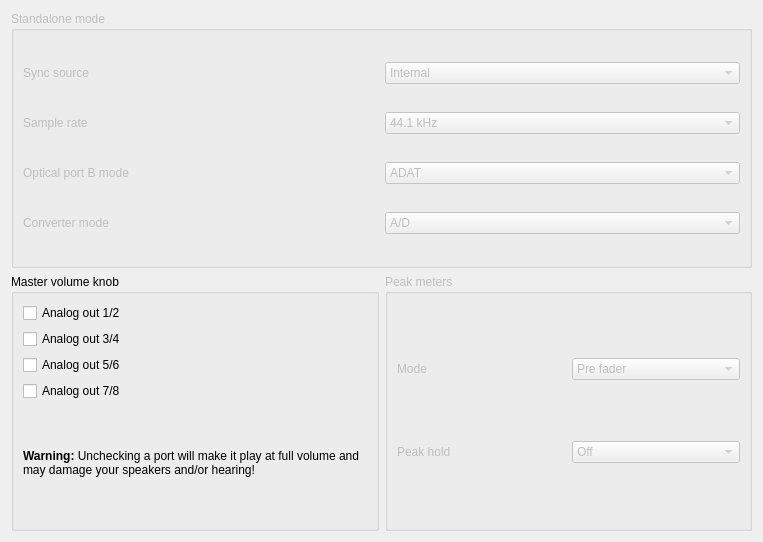
<?xml version="1.0" encoding="UTF-8"?>
<ui version="4.0">
 <class>Profire2626Settings</class>
 <widget class="QWidget" name="Profire2626Settings">
  <property name="geometry">
   <rect>
    <x>0</x>
    <y>0</y>
    <width>763</width>
    <height>542</height>
   </rect>
  </property>
  <property name="windowTitle">
   <string>Form</string>
  </property>
  <layout class="QGridLayout" name="gridLayout">
   <item row="1" column="1">
    <widget class="QGroupBox" name="PeakMeters">
     <property name="enabled">
      <bool>false</bool>
     </property>
     <property name="toolTip">
      <string>not implemented</string>
     </property>
     <property name="title">
      <string>Peak meters</string>
     </property>
     <layout class="QGridLayout" name="gridLayout_2">
      <item row="0" column="1">
       <widget class="QComboBox" name="meterMode">
        <item>
         <property name="text">
          <string>Pre fader</string>
         </property>
        </item>
        <item>
         <property name="text">
          <string>Post fader</string>
         </property>
        </item>
       </widget>
      </item>
      <item row="0" column="0">
       <widget class="QLabel" name="label">
        <property name="text">
         <string>Mode</string>
        </property>
       </widget>
      </item>
      <item row="1" column="0">
       <widget class="QLabel" name="label_2">
        <property name="text">
         <string>Peak hold</string>
        </property>
       </widget>
      </item>
      <item row="1" column="1">
       <widget class="QComboBox" name="peakHold">
        <item>
         <property name="text">
          <string>Off</string>
         </property>
        </item>
        <item>
         <property name="text">
          <string>1 second</string>
         </property>
        </item>
        <item>
         <property name="text">
          <string>3 seconds</string>
         </property>
        </item>
        <item>
         <property name="text">
          <string>Infinite</string>
         </property>
        </item>
       </widget>
      </item>
     </layout>
    </widget>
   </item>
   <item row="0" column="0" colspan="2">
    <widget class="QGroupBox" name="StandaloneMode">
     <property name="enabled">
      <bool>false</bool>
     </property>
     <property name="toolTip">
      <string>not implemented</string>
     </property>
     <property name="statusTip">
      <string/>
     </property>
     <property name="whatsThis">
      <string/>
     </property>
     <property name="title">
      <string>Standalone mode</string>
     </property>
     <layout class="QGridLayout" name="gridLayout_3">
      <item row="0" column="1">
       <widget class="QComboBox" name="syncSource">
        <item>
         <property name="text">
          <string>Internal</string>
         </property>
        </item>
        <item>
         <property name="text">
          <string>SPDIF</string>
         </property>
        </item>
        <item>
         <property name="text">
          <string>Optical A</string>
         </property>
        </item>
        <item>
         <property name="text">
          <string>Word Clock (BNC)</string>
         </property>
        </item>
       </widget>
      </item>
      <item row="2" column="0">
       <widget class="QLabel" name="label_5">
        <property name="text">
         <string>Optical port B mode</string>
        </property>
       </widget>
      </item>
      <item row="1" column="0">
       <widget class="QLabel" name="label_4">
        <property name="enabled">
         <bool>false</bool>
        </property>
        <property name="text">
         <string>Sample rate</string>
        </property>
       </widget>
      </item>
      <item row="0" column="0">
       <widget class="QLabel" name="label_3">
        <property name="enabled">
         <bool>false</bool>
        </property>
        <property name="text">
         <string>Sync source</string>
        </property>
       </widget>
      </item>
      <item row="3" column="0">
       <widget class="QLabel" name="label_6">
        <property name="text">
         <string>Converter mode</string>
        </property>
       </widget>
      </item>
      <item row="1" column="1">
       <widget class="QComboBox" name="sampleRate">
        <item>
         <property name="text">
          <string>44.1 kHz</string>
         </property>
        </item>
        <item>
         <property name="text">
          <string>48 kHz</string>
         </property>
        </item>
        <item>
         <property name="text">
          <string>88.2 kHz</string>
         </property>
        </item>
        <item>
         <property name="text">
          <string>96 kHz</string>
         </property>
        </item>
        <item>
         <property name="text">
          <string>176.4 kHz</string>
         </property>
        </item>
        <item>
         <property name="text">
          <string>192 kHz</string>
         </property>
        </item>
       </widget>
      </item>
      <item row="2" column="1">
       <widget class="QComboBox" name="opticalBMode">
        <item>
         <property name="text">
          <string>ADAT</string>
         </property>
        </item>
        <item>
         <property name="text">
          <string>SPDIF</string>
         </property>
        </item>
       </widget>
      </item>
      <item row="3" column="1">
       <widget class="QComboBox" name="converterMode">
        <item>
         <property name="text">
          <string>A/D</string>
         </property>
        </item>
        <item>
         <property name="text">
          <string>A/D - D/A</string>
         </property>
        </item>
       </widget>
      </item>
     </layout>
    </widget>
   </item>
   <item row="1" column="0">
    <widget class="QGroupBox" name="MasterVolumeKnob">
     <property name="title">
      <string>Master volume knob</string>
     </property>
     <layout class="QVBoxLayout" name="verticalLayout">
      <item>
       <widget class="QCheckBox" name="line1line2">
        <property name="text">
         <string>Analog out 1/2</string>
        </property>
       </widget>
      </item>
      <item>
       <widget class="QCheckBox" name="line3line4">
        <property name="text">
         <string>Analog out 3/4</string>
        </property>
       </widget>
      </item>
      <item>
       <widget class="QCheckBox" name="line5line6">
        <property name="text">
         <string>Analog out 5/6</string>
        </property>
       </widget>
      </item>
      <item>
       <widget class="QCheckBox" name="line7line8">
        <property name="text">
         <string>Analog out 7/8</string>
        </property>
       </widget>
      </item>
      <item>
       <widget class="QLabel" name="label_7">
        <property name="text">
         <string>&lt;html&gt;&lt;head/&gt;&lt;body&gt;&lt;p&gt;&lt;span style=&quot; font-weight:600;&quot;&gt;Warning:&lt;/span&gt; Unchecking a port will make it play at full volume and may damage your speakers and/or hearing!&lt;/p&gt;&lt;/body&gt;&lt;/html&gt;</string>
        </property>
        <property name="wordWrap">
         <bool>true</bool>
        </property>
       </widget>
      </item>
     </layout>
    </widget>
   </item>
  </layout>
 </widget>
 <resources/>
 <connections/>
</ui>
